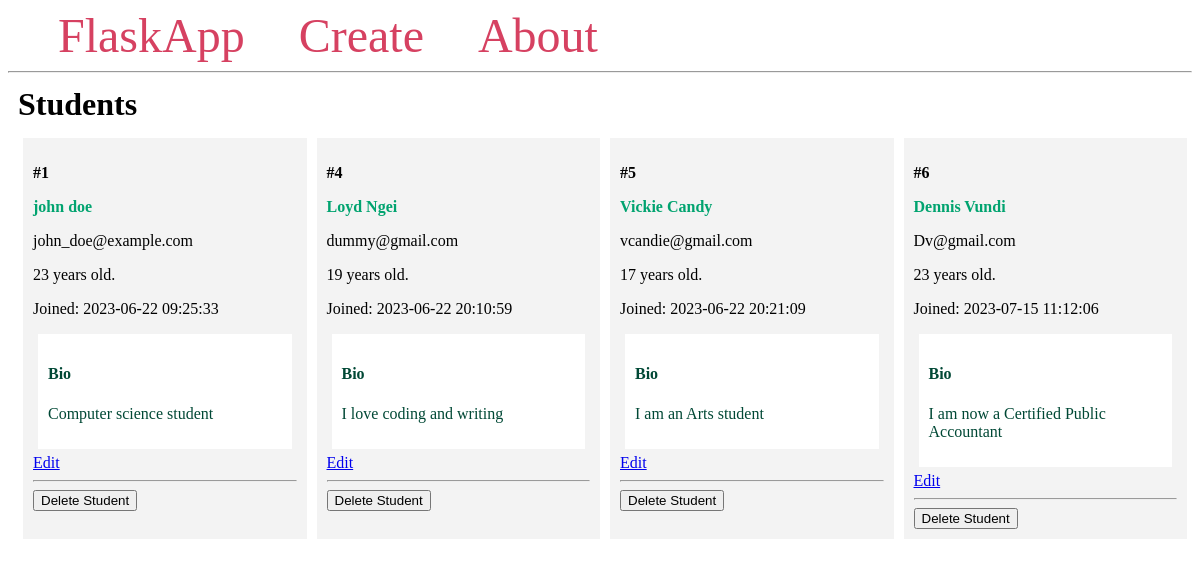
The page / on the database its author committed.
### app.py (models this page shows, shortened)
class Student(db.Model):
    id = db.Column(db.Integer, primary_key=True)
    firstname = db.Column(db.String(100), nullable=False)
    lastname = db.Column(db.String(100), nullable=False)
    email = db.Column(db.String(80), unique=True, nullable=False)
    age = db.Column(db.Integer)
    created_at = db.Column(db.DateTime(timezone=True),
                           server_default=func.now())
    bio = db.Column(db.Text)

### app.py (the view)
@app.route('/')
def index():
    students = Student.query.all()
    return render_template('index.html', students=students)

### templates/index.html
{% extends 'base.html' %}
{% block content %}
    <h1 class="title">{% block title %} Students {% endblock %}</h1>
    <div class="content">
        {% for student in students %}
            <div class="student">
                <p><b>#{{ student.id }}</b></p>
                <b>
                    <p class="name">
                        <a href="{{ url_for('student', student_id=student.id)}}">
                            {{ student.firstname }} {{ student.lastname }}
                        </a>
                    </p>
                </b>
                <p>{{ student.email }}</p>
                <p>{{ student.age }} years old.</p>
                <p>Joined: {{ student.created_at }}</p>
                <div class="bio">
                    <h4>Bio</h4>
                    <p>{{ student.bio }}</p>
                </div>
                <a href="{{ url_for('edit', student_id=student.id) }}">Edit</a>
                <hr>
                <form method="POST"
                        action="{{ url_for('delete', student_id=student.id) }}">
                    <input type="submit" value="Delete Student"
                        onclick="return confirm('Are you sure you want to delete this entry?')">
                </form>
            </div>
        {% endfor %}
    </div>
{% endblock %}

### templates/base.html (shortened to what this page needs)
<!DOCTYPE html>
<html lang="en">
<head>
</head>
<body>
    <nav>
        <a href="{{ url_for('index') }}">FlaskApp</a>
        <a href="{{ url_for('create') }}">Create</a>
        <a href="#">About</a>
    </nav>
    <hr>
    <div class="content">
        {% block content %} {% endblock %}
    </div>
</body>
</html>

### templates/base.html (style rules this page uses)
.title { margin: 5px; }
.content { margin: 5px; width: 100%; display: flex; flex-direction: row; flex-wrap: wrap; }
.student { flex: 20%; padding: 10px; margin: 5px; background-color: #f3f3f3; inline-size: 100%; }
.bio { padding: 10px; margin: 5px; background-color: #ffffff; color: #004835; }
.name a { color: #00a36f; text-decoration: none; }
nav a { color: #d64161; font-size: 3em; margin-left: 50px; text-decoration: none; }

### rows shown on the page
Student: id "1", firstname "john", lastname "doe", email "john_doe@example.com", age "23", created_at "2023-06-22 09:25:33", bio "Computer science student"
Student: id "4", firstname "Loyd", lastname "Ngei", email "dummy@gmail.com", age "19", created_at "2023-06-22 20:10:59", bio "I love coding and writing"
Student: id "5", firstname "Vickie", lastname "Candy", email "vcandie@gmail.com", age "17", created_at "2023-06-22 20:21:09", bio "I am an Arts student"
Student: id "6", firstname "Dennis", lastname "Vundi", email "Dv@gmail.com", age "23", created_at "2023-07-15 11:12:06", bio "I am now a Certified Public Accountant"
